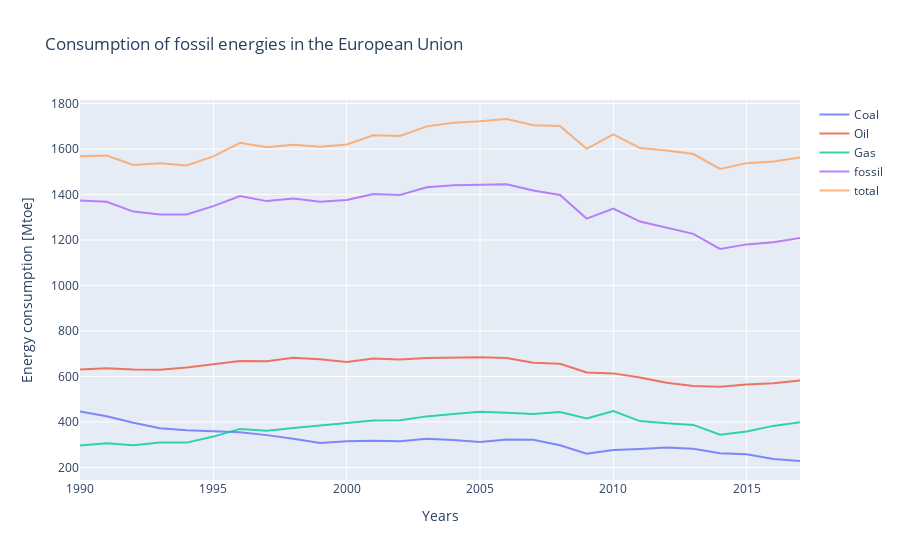

The code cell stored with this chart in its notebook:
### Code cell
data = [coal_cons, oil_cons, gas_cons, fossil_cons, total_cons]
name_columns = ["Coal", "Oil", "Gas", "fossil", "total"]
title = "Consumption of fossil energies in the European Union"
y_title = "Energy consumption [Mtoe]"
visualize(data, name_columns, title, y_title, total=True, show=True)
